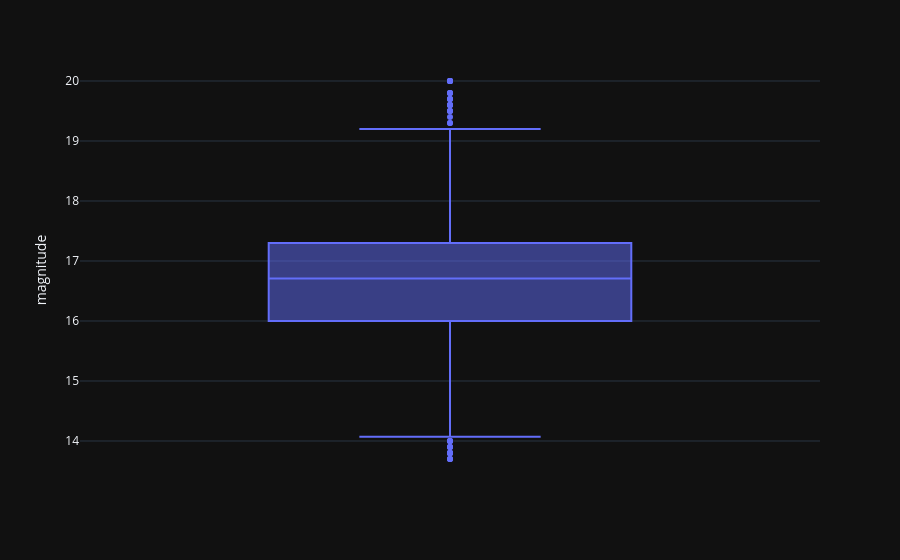

Notebook code for this chart:
### Code cell
q1 = mpc_obs_proceed_df['magnitude'].quantile(0.25)
q3 = mpc_obs_proceed_df['magnitude'].quantile(0.75)

IQR = q3 - q1 

limite_inferior = q1 - 1.5 * IQR
limite_superior = q3 + 1.5 * IQR

# Filtrar los outliers
mpc_obs_filtered_df = mpc_obs_proceed_df[(mpc_obs_proceed_df['magnitude'] >= limite_inferior) & (mpc_obs_proceed_df['magnitude'] <= limite_superior)]

px.box(mpc_obs_filtered_df, y='magnitude', template= 'plotly_dark')

### Figure 1 — Plotly figure (JSON) as saved in the notebook; plotly's stock layout.template omitted (floating-point values rounded to 4 significant figures; data arrays with more than 128 entries replaced by an {"elided": "..."} marker saying what was removed)
{"data": [{"alignmentgroup": "True", "hovertemplate": "magnitude=%{y}<extra></extra>", "legendgroup": "", "marker": {"color": "#636efa"}, "name": "", "notched": false, "offsetgroup": "", "orientation": "v", "showlegend": false, "type": "box", "x0": " ", "xaxis": "x", "y": {"elided": "6993 float values"}, "y0": " ", "yaxis": "y"}], "layout": {"boxmode": "group", "legend": {"tracegroupgap": 0}, "margin": {"t": 60}, "xaxis": {"anchor": "y", "domain": [0, 1]}, "yaxis": {"anchor": "x", "domain": [0, 1], "title": {"text": "magnitude"}}}}
